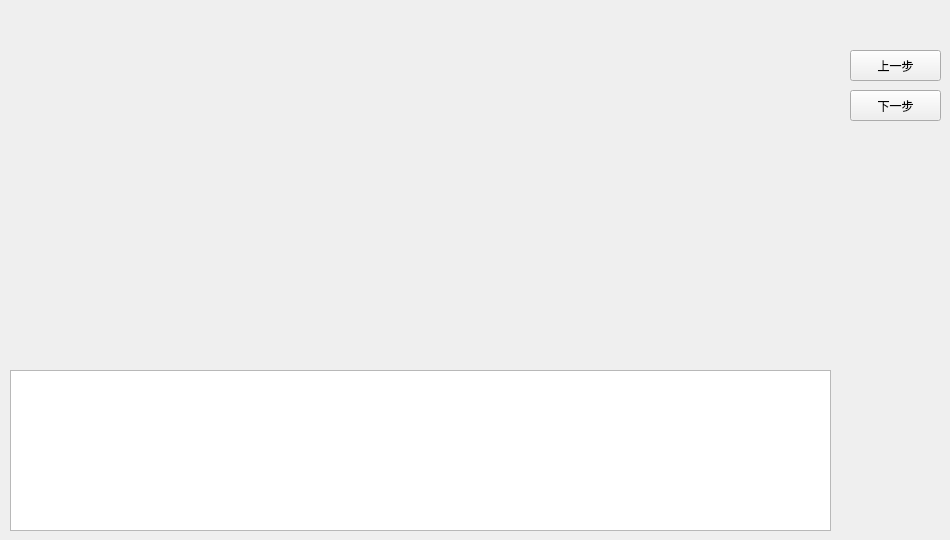
      <widget class="QWidget" name="page_testdevice">
       <widget class="QLabel" name="label_testdevice_imageview">
        <property name="geometry">
         <rect>
          <x>10</x>
          <y>10</y>
          <width>821</width>
          <height>341</height>
         </rect>
        </property>
        <property name="text">
         <string/>
        </property>
        <property name="scaledContents">
         <bool>false</bool>
        </property>
        <property name="alignment">
         <set>Qt::AlignCenter</set>
        </property>
       </widget>
       <widget class="QPushButton" name="pushButton_testdevice_previous">
        <property name="geometry">
         <rect>
          <x>850</x>
          <y>50</y>
          <width>91</width>
          <height>31</height>
         </rect>
        </property>
        <property name="text">
         <string>上一步</string>
        </property>
       </widget>
       <widget class="QPushButton" name="pushButton_testdevice_next">
        <property name="geometry">
         <rect>
          <x>850</x>
          <y>90</y>
          <width>91</width>
          <height>31</height>
         </rect>
        </property>
        <property name="text">
         <string>下一步</string>
        </property>
       </widget>
       <widget class="QTextBrowser" name="textBrowser_testdevice">
        <property name="geometry">
         <rect>
          <x>10</x>
          <y>370</y>
          <width>821</width>
          <height>161</height>
         </rect>
        </property>
        <property name="font">
         <font>
          <family>Adobe Devanagari</family>
          <pointsize>12</pointsize>
         </font>
        </property>
       </widget>
      </widget>
